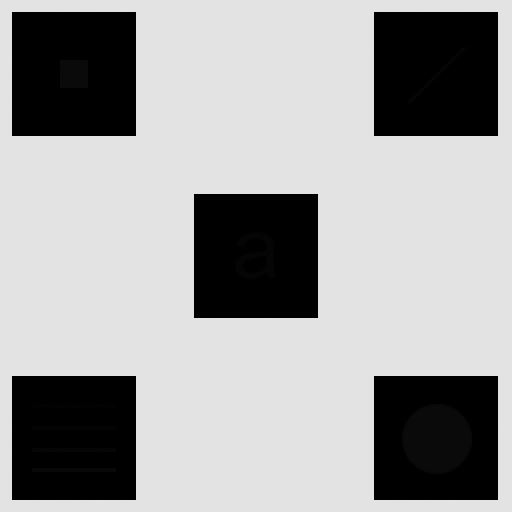
#> input picture Robert_Sobel_Laplacian/test2.tif, 512 x 512 px
$ python laplacian.py
#> lines starting #> are read from the running program, lines starting #| are printed output that depends on the picture
import cv2 as cv
import numpy as np
import  matplotlib.pylab as plt

def convo_filter(img, mask):
    m, n = img.shape
    img_new = np.zeros([m, n])
    for i in range(1, m-1):
        for j in range(1, n-1):
            temp = img[i-1, j-1]*mask[0, 0]\
                 + img[i-1, j]*mask[0, 1]\
                 + img[i-1, j+1]*mask[0, 2]\
                 + img[i, j-1]*mask[1, 0]\
                 + img[i, j]*mask[1, 1]\
                 + img[i, j+1]*mask[1, 2]\
                 + img[i+1, j-1]*mask[2, 0]\
                 + img[i+1, j]*mask[2, 1]\
                 + img[i+1, j+1]*mask[2, 2]
            img_new[i, j] = temp
    img_new = img_new.astype(dtype=np.uint8)
    return img_new

Laplacian = np.array(([0, 1, 0],
                      [1, -4, 1],
                      [0, 1, 0]), dtype="float")

Laplacian_1 = np.array(([1, 1, 1],
                        [1, -8, 1],
                        [1, 1, 1]), dtype="float")

Laplacian_2 = np.array(([0, -1, 0],
                        [-1, 4, -1],
                        [0, -1, 0]), dtype="float")

Laplacian_3 = np.array(([-1, -1, -1],
                        [-1, 8, -1],
                        [-1, -1, -1]), dtype="float")

Laplacian_5 = np.array(([-1, -1, -1],
                        [-1, 5, -1],
                        [-1, -1, -1]), dtype="float")

fig = plt.figure(figsize=(16, 9))
(ax1, ax2, ax3), (ax4, ax5, ax6) = fig.subplots(2, 3)

image = cv.imread('test2.tif', 0)
#> image is the input picture: shape (512, 512); min 0, max 228, mean 160.7
ax1.imshow(image, cmap='gray')
ax1.set_title("Original")

Laplacian = convo_filter(image, Laplacian)
#> after the loop in convo_filter, `for i in range(1, m-1):`:
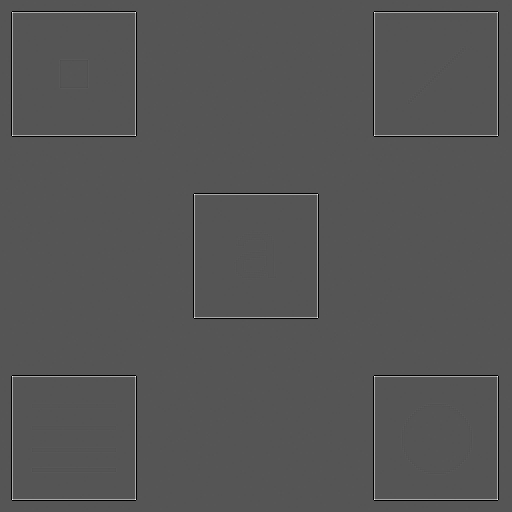
#> img_new: shape (512, 512) float64; min -229, max 455, mean 0; drawn with min black and max white
#> in convo_filter, `img_new = img_new.astype(dtype=np.uint8)`:
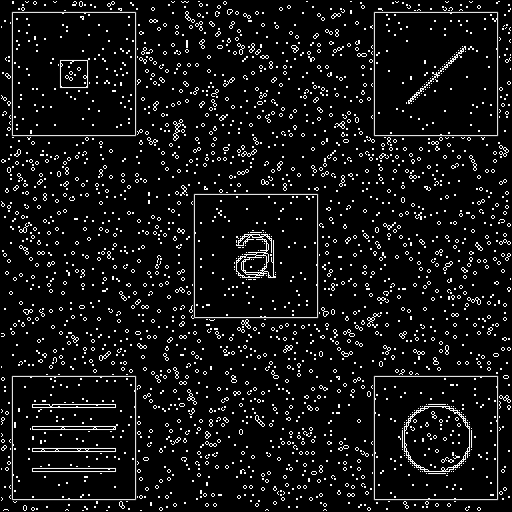
#> img_new: shape (512, 512); min 0, max 255, mean 19.1
ax2.imshow(Laplacian, cmap='gray')
ax2.set_title("Original Laplacian")

minus_Laplacian = image-convo_filter(image, Laplacian)
#> after the loop in convo_filter (call 2), `for i in range(1, m-1):`: img_new: shape (512, 512) float64; every value is 0
#> in convo_filter (call 2), `img_new = img_new.astype(dtype=np.uint8)`: img_new: shape (512, 512); every value is 0
ax3.imshow(minus_Laplacian, cmap='gray')
ax3.set_title("image - laplacian")

ax4.axis('off')

img_Laplacian_1 = convo_filter(image, Laplacian_1) #Gọi hàm tích chập
#> in convo_filter (call 3), `img_new = img_new.astype(dtype=np.uint8)`:
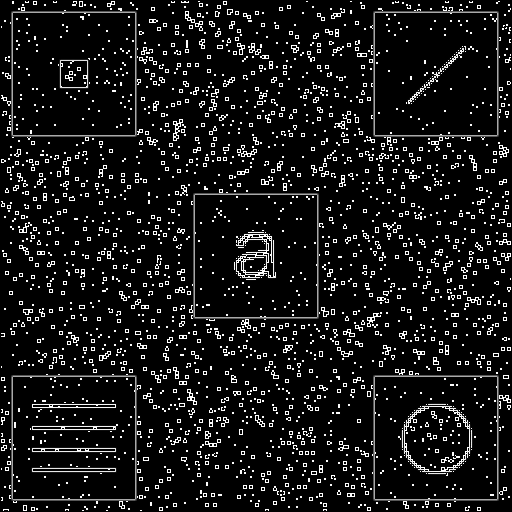
#> img_new: shape (512, 512); min 0, max 255, mean 23.1
ax5.imshow(img_Laplacian_1, cmap='gray')
ax5.set_title("Laplacian ver 1")

img_Laplacian_2 = convo_filter(image, Laplacian_2) #Gọi hàm tích chập
#> after the loop in convo_filter (call 4), `for i in range(1, m-1):`:
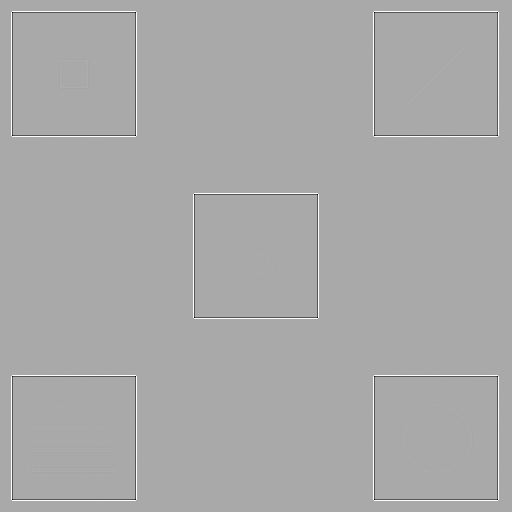
#> img_new: shape (512, 512) float64; min -455, max 229, mean 0; drawn with min black and max white
#> in convo_filter (call 4), `img_new = img_new.astype(dtype=np.uint8)`:
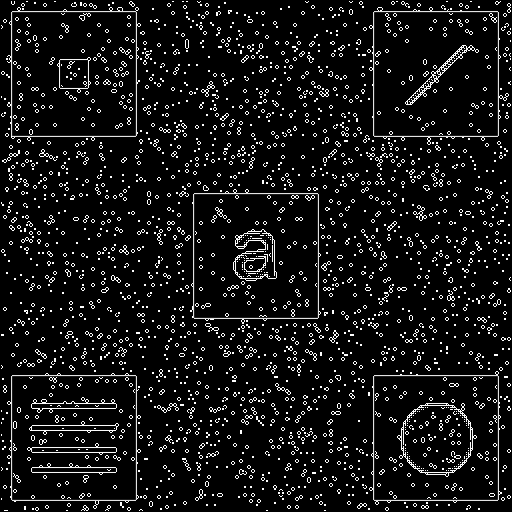
#> img_new: shape (512, 512); min 0, max 255, mean 20.8
ax6.imshow(img_Laplacian_2, cmap='gray')
ax6.set_title("Laplacian ver 2")

plt.show()
